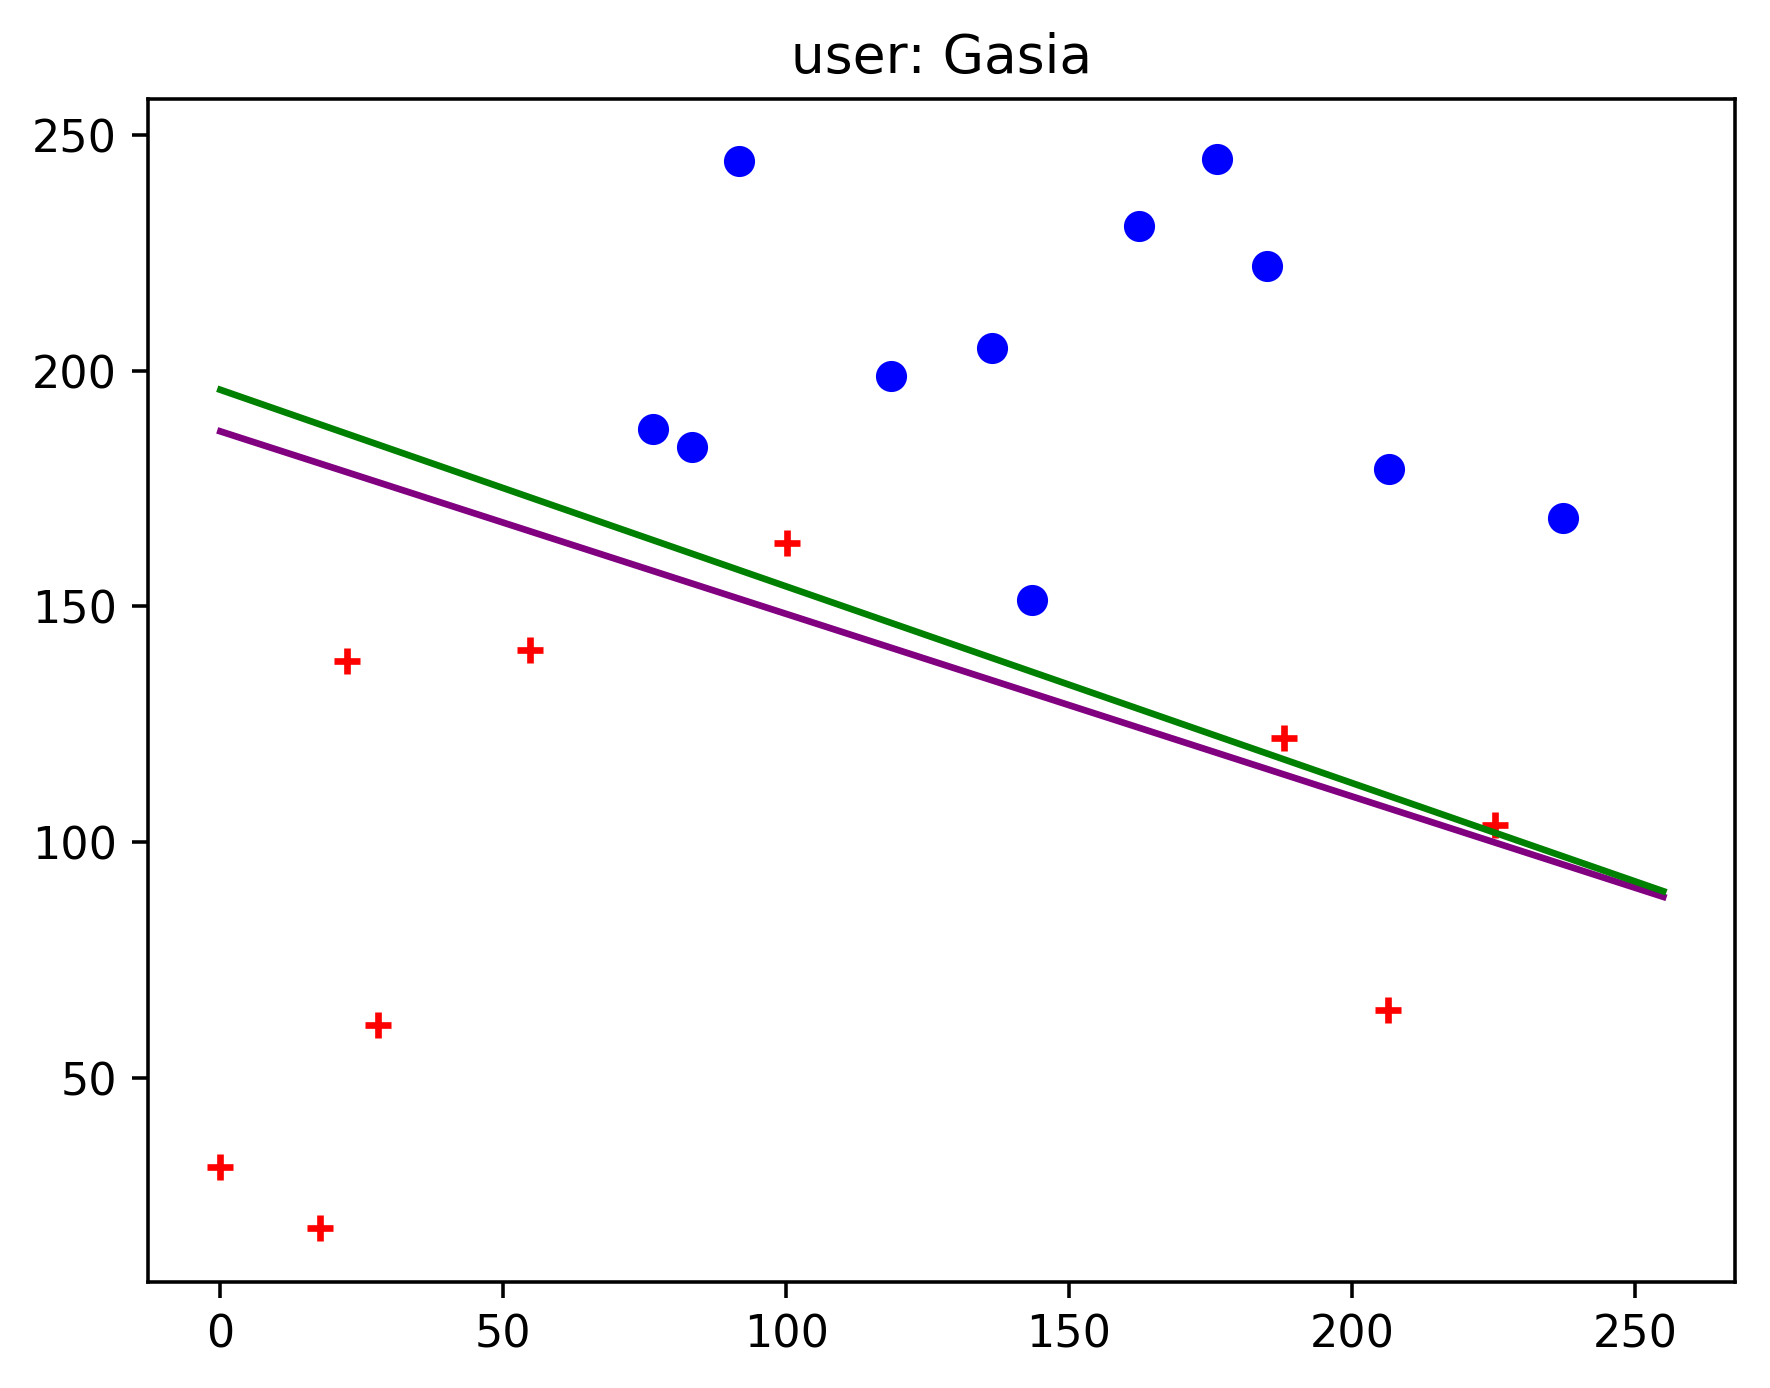

Here is the Python script that generated this plot:
#!/usr/bin/env python3
"""
File to test logistic regression.
"""
from __future__ import print_function
import numpy as np
import argparse
from logistic_regression import gradient_descent, stochastic_gradient_descent
from logistic_regression import sigmoid
import matplotlib.pyplot as plt
import random
import os


def parse_args(*argument_array):
    parser = argparse.ArgumentParser()
    parser.add_argument('--beta-star', nargs='+', action='append',
                        type=float, default=[-29, 0.06, 0.155])
    parser.add_argument('--num-points', type=int, default=20)
    args = parser.parse_args(*argument_array)
    return args


def d_dimensional_comparison(beta_star, num_points, l):
    d = len(beta_star) - 1
    X_list = [np.random.uniform(0, 256, num_points) for _ in range(d)]
    X = np.column_stack(X_list)
    X = np.column_stack((np.ones(num_points), X))

    distances = np.array([xi.dot(beta_star) for xi in X])
    Y = [1 if sigmoid(dist) > random.random() else -1
         for dist in distances]

    x1_pos, x2_pos = zip(*[xi[1:] for xi, yi in zip(X, Y) if yi == 1])
    x1_neg, x2_neg = zip(*[xi[1:] for xi, yi in zip(X, Y) if yi == -1])

    plt.scatter(x1_pos, x2_pos, marker='+', color='red')
    plt.scatter(x1_neg, x2_neg, marker='o', color='blue')
    x2_star = calculate_x2s(np.column_stack([np.ones(256), np.arange(256)]),
                            beta_star)
#    beta_hat = gradient_descent(X, Y, l=l, epsilon=1e-8, step_size=1e-2,
#                                max_steps=100)
    beta_hat = stochastic_gradient_descent(X, Y, l=l, epsilon=1e-8, step_size=1e-2,
                                max_steps=100)
    x2_hat = calculate_x2s(np.column_stack([np.ones(256), np.arange(256)]),
                           beta_hat)
    plt.plot(np.arange(256), x2_star, color='purple', label='true boundary')
    plt.plot(np.arange(256), x2_hat, color='green', label='predicted boundary')

    plt.title('user: Gasia')
    plot_name = os.path.splitext(os.path.basename(__file__))[0] + '.png'
    plt.savefig(plot_name, dpi=320, bbox_inches='tight')
    plt.legend()
    plt.show()


def calculate_x2s(x0x1, beta):
    """
    Given matrix of [x0, x1] values and beta, return corresponding
    x2 vector to draw decision boundary on x1-x2 plane.
    :param x0x1: data matrix (2 dimensional np.array), each row has length 2
    :param Y: response variables (1 dimensional np.array)
    :param x2: data vector (1 dimensional np.array)
    """
    aa = -(x0x1.T[0] * beta[0] + x0x1.T[1] * beta[1]) / beta[2]
    return aa

if __name__ == '__main__':
    args = parse_args()
    beta_star = args.beta_star
    d_dimensional_comparison(beta_star, args.num_points, l=1)
